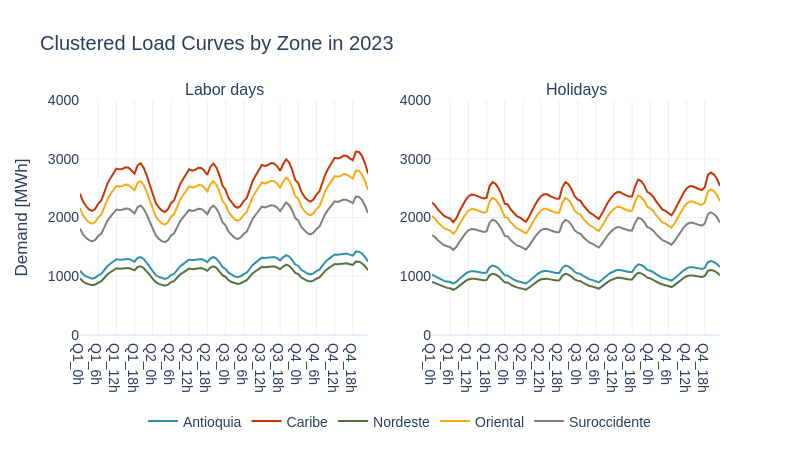

The notebook cell this image was saved under:
### Code cell
sc.loads.plot_clusterized_loads(loads, '2023')

### Figure 1 — Plotly figure (JSON) as saved in the notebook; plotly's stock layout.template omitted (floating-point values rounded to 4 significant figures)
{"data": [{"hovertemplate": "Zone=Antioquia<br>timestamp=%{x}<br>demand_mw=%{y}<extra></extra>", "legendgroup": "Antioquia", "line": {"color": "#3292A9", "dash": "solid"}, "marker": {"symbol": "circle"}, "mode": "lines", "name": "Antioquia", "orientation": "v", "showlegend": true, "type": "scatter", "x": ["Q1_0h", "Q1_1h", "Q1_2h", "Q1_3h", "Q1_4h", "Q1_5h", "Q1_6h", "Q1_7h", "Q1_8h", "Q1_9h", "Q1_10h", "Q1_11h", "Q1_12h", "Q1_13h", "Q1_14h", "Q1_15h", "Q1_16h", "Q1_17h", "Q1_18h", "Q1_19h", "Q1_20h", "Q1_21h", "Q1_22h", "Q1_23h", "Q2_0h", "Q2_1h", "Q2_2h", "Q2_3h", "Q2_4h", "Q2_5h", "Q2_6h", "Q2_7h", "Q2_8h", "Q2_9h", "Q2_10h", "Q2_11h", "Q2_12h", "Q2_13h", "Q2_14h", "Q2_15h", "Q2_16h", "Q2_17h", "Q2_18h", "Q2_19h", "Q2_20h", "Q2_21h", "Q2_22h", "Q2_23h", "Q3_0h", "Q3_1h", "Q3_2h", "Q3_3h", "Q3_4h", "Q3_5h", "Q3_6h", "Q3_7h", "Q3_8h", "Q3_9h", "Q3_10h", "Q3_11h", "Q3_12h", "Q3_13h", "Q3_14h", "Q3_15h", "Q3_16h", "Q3_17h", "Q3_18h", "Q3_19h", "Q3_20h", "Q3_21h", "Q3_22h", "Q3_23h", "Q4_0h", "Q4_1h", "Q4_2h", "Q4_3h", "Q4_4h", "Q4_5h", "Q4_6h", "Q4_7h", "Q4_8h", "Q4_9h", "Q4_10h", "Q4_11h", "Q4_12h", "Q4_13h", "Q4_14h", "Q4_15h", "Q4_16h", "Q4_17h", "Q4_18h", "Q4_19h", "Q4_20h", "Q4_21h", "Q4_22h", "Q4_23h"], "xaxis": "x", "y": [1094.0, 1033.0, 997.3, 972.3, 960.3, 975.1, 1015.0, 1039.0, 1102.0, 1170.0, 1212.0, 1254.0, 1288.0, 1282.0, 1285.0, 1298.0, 1295.0, 1273.0, 1248.0, 1314.0, 1328.0, 1294.0, 1238.0, 1163.0, 1086.0, 1022.0, 987.7, 963.4, 952.4, 972.4, 1021.0, 1041.0, 1103.0, 1166.0, 1207.0, 1250.0, 1283.0, 1273.0, 1279.0, 1294.0, 1293.0, 1273.0, 1240.0, 1301.0, 1327.0, 1297.0, 1237.0, 1157.0, 1125.0, 1060.0, 1024.0, 997.2, 984.7, 1000.0, 1037.0, 1061.0, 1128.0, 1194.0, 1236.0, 1282.0, 1316.0, 1309.0, 1316.0, 1331.0, 1328.0, 1308.0, 1271.0, 1321.0, 1360.0, 1334.0, 1278.0, 1199.0, 1176.0, 1110.0, 1072.0, 1045.0, 1032.0, 1049.0, 1087.0, 1112.0, 1181.0, 1248.0, 1292.0, 1338.0, 1372.0, 1366.0, 1374.0, 1389.0, 1386.0, 1368.0, 1353.0, 1420.0, 1417.0, 1387.0, 1330.0, 1251.0], "yaxis": "y"}, {"hovertemplate": "Zone=Caribe<br>timestamp=%{x}<br>demand_mw=%{y}<extra></extra>", "legendgroup": "Caribe", "line": {"color": "#C53707", "dash": "solid"}, "marker": {"symbol": "circle"}, "mode": "lines", "name": "Caribe", "orientation": "v", "showlegend": true, "type": "scatter", "x": ["Q1_0h", "Q1_1h", "Q1_2h", "Q1_3h", "Q1_4h", "Q1_5h", "Q1_6h", "Q1_7h", "Q1_8h", "Q1_9h", "Q1_10h", "Q1_11h", "Q1_12h", "Q1_13h", "Q1_14h", "Q1_15h", "Q1_16h", "Q1_17h", "Q1_18h", "Q1_19h", "Q1_20h", "Q1_21h", "Q1_22h", "Q1_23h", "Q2_0h", "Q2_1h", "Q2_2h", "Q2_3h", "Q2_4h", "Q2_5h", "Q2_6h", "Q2_7h", "Q2_8h", "Q2_9h", "Q2_10h", "Q2_11h", "Q2_12h", "Q2_13h", "Q2_14h", "Q2_15h", "Q2_16h", "Q2_17h", "Q2_18h", "Q2_19h", "Q2_20h", "Q2_21h", "Q2_22h", "Q2_23h", "Q3_0h", "Q3_1h", "Q3_2h", "Q3_3h", "Q3_4h", "Q3_5h", "Q3_6h", "Q3_7h", "Q3_8h", "Q3_9h", "Q3_10h", "Q3_11h", "Q3_12h", "Q3_13h", "Q3_14h", "Q3_15h", "Q3_16h", "Q3_17h", "Q3_18h", "Q3_19h", "Q3_20h", "Q3_21h", "Q3_22h", "Q3_23h", "Q4_0h", "Q4_1h", "Q4_2h", "Q4_3h", "Q4_4h", "Q4_5h", "Q4_6h", "Q4_7h", "Q4_8h", "Q4_9h", "Q4_10h", "Q4_11h", "Q4_12h", "Q4_13h", "Q4_14h", "Q4_15h", "Q4_16h", "Q4_17h", "Q4_18h", "Q4_19h", "Q4_20h", "Q4_21h", "Q4_22h", "Q4_23h"], "xaxis": "x", "y": [2405.0, 2270.0, 2193.0, 2138.0, 2111.0, 2144.0, 2232.0, 2284.0, 2422.0, 2572.0, 2666.0, 2758.0, 2832.0, 2819.0, 2826.0, 2854.0, 2847.0, 2799.0, 2745.0, 2888.0, 2920.0, 2846.0, 2722.0, 2558.0, 2387.0, 2247.0, 2172.0, 2118.0, 2094.0, 2138.0, 2244.0, 2289.0, 2424.0, 2564.0, 2653.0, 2748.0, 2820.0, 2799.0, 2813.0, 2845.0, 2844.0, 2798.0, 2726.0, 2861.0, 2919.0, 2852.0, 2721.0, 2544.0, 2474.0, 2332.0, 2251.0, 2193.0, 2165.0, 2200.0, 2280.0, 2332.0, 2479.0, 2625.0, 2719.0, 2820.0, 2895.0, 2878.0, 2894.0, 2926.0, 2919.0, 2875.0, 2795.0, 2906.0, 2990.0, 2933.0, 2809.0, 2637.0, 2587.0, 2440.0, 2356.0, 2299.0, 2270.0, 2307.0, 2391.0, 2446.0, 2597.0, 2745.0, 2841.0, 2942.0, 3016.0, 3003.0, 3021.0, 3054.0, 3048.0, 3007.0, 2975.0, 3121.0, 3116.0, 3050.0, 2923.0, 2750.0], "yaxis": "y"}, {"hovertemplate": "Zone=Nordeste<br>timestamp=%{x}<br>demand_mw=%{y}<extra></extra>", "legendgroup": "Nordeste", "line": {"color": "#55733D", "dash": "solid"}, "marker": {"symbol": "circle"}, "mode": "lines", "name": "Nordeste", "orientation": "v", "showlegend": true, "type": "scatter", "x": ["Q1_0h", "Q1_1h", "Q1_2h", "Q1_3h", "Q1_4h", "Q1_5h", "Q1_6h", "Q1_7h", "Q1_8h", "Q1_9h", "Q1_10h", "Q1_11h", "Q1_12h", "Q1_13h", "Q1_14h", "Q1_15h", "Q1_16h", "Q1_17h", "Q1_18h", "Q1_19h", "Q1_20h", "Q1_21h", "Q1_22h", "Q1_23h", "Q2_0h", "Q2_1h", "Q2_2h", "Q2_3h", "Q2_4h", "Q2_5h", "Q2_6h", "Q2_7h", "Q2_8h", "Q2_9h", "Q2_10h", "Q2_11h", "Q2_12h", "Q2_13h", "Q2_14h", "Q2_15h", "Q2_16h", "Q2_17h", "Q2_18h", "Q2_19h", "Q2_20h", "Q2_21h", "Q2_22h", "Q2_23h", "Q3_0h", "Q3_1h", "Q3_2h", "Q3_3h", "Q3_4h", "Q3_5h", "Q3_6h", "Q3_7h", "Q3_8h", "Q3_9h", "Q3_10h", "Q3_11h", "Q3_12h", "Q3_13h", "Q3_14h", "Q3_15h", "Q3_16h", "Q3_17h", "Q3_18h", "Q3_19h", "Q3_20h", "Q3_21h", "Q3_22h", "Q3_23h", "Q4_0h", "Q4_1h", "Q4_2h", "Q4_3h", "Q4_4h", "Q4_5h", "Q4_6h", "Q4_7h", "Q4_8h", "Q4_9h", "Q4_10h", "Q4_11h", "Q4_12h", "Q4_13h", "Q4_14h", "Q4_15h", "Q4_16h", "Q4_17h", "Q4_18h", "Q4_19h", "Q4_20h", "Q4_21h", "Q4_22h", "Q4_23h"], "xaxis": "x", "y": [963.7, 909.7, 878.7, 856.6, 846.0, 859.1, 894.4, 915.3, 970.5, 1031.0, 1068.0, 1105.0, 1135.0, 1130.0, 1132.0, 1143.0, 1141.0, 1122.0, 1100.0, 1157.0, 1170.0, 1141.0, 1091.0, 1025.0, 956.5, 900.4, 870.3, 848.8, 839.1, 856.8, 899.2, 917.3, 971.4, 1028.0, 1063.0, 1101.0, 1130.0, 1121.0, 1127.0, 1140.0, 1140.0, 1121.0, 1092.0, 1146.0, 1170.0, 1143.0, 1090.0, 1020.0, 991.5, 934.3, 901.8, 878.6, 867.6, 881.4, 913.6, 934.4, 993.5, 1052.0, 1089.0, 1130.0, 1160.0, 1153.0, 1160.0, 1172.0, 1170.0, 1152.0, 1120.0, 1164.0, 1198.0, 1175.0, 1126.0, 1057.0, 1036.0, 977.6, 944.2, 921.0, 909.7, 924.5, 957.9, 980.0, 1041.0, 1100.0, 1138.0, 1179.0, 1208.0, 1203.0, 1210.0, 1224.0, 1221.0, 1205.0, 1192.0, 1251.0, 1249.0, 1222.0, 1171.0, 1102.0], "yaxis": "y"}, {"hovertemplate": "Zone=Oriental<br>timestamp=%{x}<br>demand_mw=%{y}<extra></extra>", "legendgroup": "Oriental", "line": {"color": "#F7AB17", "dash": "solid"}, "marker": {"symbol": "circle"}, "mode": "lines", "name": "Oriental", "orientation": "v", "showlegend": true, "type": "scatter", "x": ["Q1_0h", "Q1_1h", "Q1_2h", "Q1_3h", "Q1_4h", "Q1_5h", "Q1_6h", "Q1_7h", "Q1_8h", "Q1_9h", "Q1_10h", "Q1_11h", "Q1_12h", "Q1_13h", "Q1_14h", "Q1_15h", "Q1_16h", "Q1_17h", "Q1_18h", "Q1_19h", "Q1_20h", "Q1_21h", "Q1_22h", "Q1_23h", "Q2_0h", "Q2_1h", "Q2_2h", "Q2_3h", "Q2_4h", "Q2_5h", "Q2_6h", "Q2_7h", "Q2_8h", "Q2_9h", "Q2_10h", "Q2_11h", "Q2_12h", "Q2_13h", "Q2_14h", "Q2_15h", "Q2_16h", "Q2_17h", "Q2_18h", "Q2_19h", "Q2_20h", "Q2_21h", "Q2_22h", "Q2_23h", "Q3_0h", "Q3_1h", "Q3_2h", "Q3_3h", "Q3_4h", "Q3_5h", "Q3_6h", "Q3_7h", "Q3_8h", "Q3_9h", "Q3_10h", "Q3_11h", "Q3_12h", "Q3_13h", "Q3_14h", "Q3_15h", "Q3_16h", "Q3_17h", "Q3_18h", "Q3_19h", "Q3_20h", "Q3_21h", "Q3_22h", "Q3_23h", "Q4_0h", "Q4_1h", "Q4_2h", "Q4_3h", "Q4_4h", "Q4_5h", "Q4_6h", "Q4_7h", "Q4_8h", "Q4_9h", "Q4_10h", "Q4_11h", "Q4_12h", "Q4_13h", "Q4_14h", "Q4_15h", "Q4_16h", "Q4_17h", "Q4_18h", "Q4_19h", "Q4_20h", "Q4_21h", "Q4_22h", "Q4_23h"], "xaxis": "x", "y": [2157.0, 2036.0, 1967.0, 1917.0, 1894.0, 1923.0, 2002.0, 2049.0, 2172.0, 2307.0, 2391.0, 2474.0, 2540.0, 2529.0, 2534.0, 2559.0, 2554.0, 2511.0, 2462.0, 2590.0, 2619.0, 2553.0, 2442.0, 2294.0, 2141.0, 2015.0, 1948.0, 1900.0, 1878.0, 1918.0, 2012.0, 2053.0, 2174.0, 2300.0, 2379.0, 2465.0, 2529.0, 2510.0, 2523.0, 2552.0, 2551.0, 2510.0, 2445.0, 2566.0, 2618.0, 2558.0, 2440.0, 2282.0, 2219.0, 2091.0, 2018.0, 1966.0, 1942.0, 1973.0, 2045.0, 2091.0, 2224.0, 2354.0, 2438.0, 2529.0, 2596.0, 2581.0, 2595.0, 2624.0, 2618.0, 2579.0, 2506.0, 2606.0, 2681.0, 2631.0, 2519.0, 2365.0, 2320.0, 2188.0, 2113.0, 2061.0, 2036.0, 2069.0, 2144.0, 2193.0, 2329.0, 2461.0, 2548.0, 2638.0, 2705.0, 2693.0, 2709.0, 2739.0, 2733.0, 2697.0, 2668.0, 2799.0, 2795.0, 2735.0, 2622.0, 2466.0], "yaxis": "y"}, {"hovertemplate": "Zone=Suroccidente<br>timestamp=%{x}<br>demand_mw=%{y}<extra></extra>", "legendgroup": "Suroccidente", "line": {"color": "#808080", "dash": "solid"}, "marker": {"symbol": "circle"}, "mode": "lines", "name": "Suroccidente", "orientation": "v", "showlegend": true, "type": "scatter", "x": ["Q1_0h", "Q1_1h", "Q1_2h", "Q1_3h", "Q1_4h", "Q1_5h", "Q1_6h", "Q1_7h", "Q1_8h", "Q1_9h", "Q1_10h", "Q1_11h", "Q1_12h", "Q1_13h", "Q1_14h", "Q1_15h", "Q1_16h", "Q1_17h", "Q1_18h", "Q1_19h", "Q1_20h", "Q1_21h", "Q1_22h", "Q1_23h", "Q2_0h", "Q2_1h", "Q2_2h", "Q2_3h", "Q2_4h", "Q2_5h", "Q2_6h", "Q2_7h", "Q2_8h", "Q2_9h", "Q2_10h", "Q2_11h", "Q2_12h", "Q2_13h", "Q2_14h", "Q2_15h", "Q2_16h", "Q2_17h", "Q2_18h", "Q2_19h", "Q2_20h", "Q2_21h", "Q2_22h", "Q2_23h", "Q3_0h", "Q3_1h", "Q3_2h", "Q3_3h", "Q3_4h", "Q3_5h", "Q3_6h", "Q3_7h", "Q3_8h", "Q3_9h", "Q3_10h", "Q3_11h", "Q3_12h", "Q3_13h", "Q3_14h", "Q3_15h", "Q3_16h", "Q3_17h", "Q3_18h", "Q3_19h", "Q3_20h", "Q3_21h", "Q3_22h", "Q3_23h", "Q4_0h", "Q4_1h", "Q4_2h", "Q4_3h", "Q4_4h", "Q4_5h", "Q4_6h", "Q4_7h", "Q4_8h", "Q4_9h", "Q4_10h", "Q4_11h", "Q4_12h", "Q4_13h", "Q4_14h", "Q4_15h", "Q4_16h", "Q4_17h", "Q4_18h", "Q4_19h", "Q4_20h", "Q4_21h", "Q4_22h", "Q4_23h"], "xaxis": "x", "y": [1815.0, 1713.0, 1654.0, 1613.0, 1593.0, 1618.0, 1684.0, 1723.0, 1827.0, 1941.0, 2011.0, 2081.0, 2137.0, 2127.0, 2132.0, 2153.0, 2148.0, 2112.0, 2071.0, 2179.0, 2203.0, 2148.0, 2054.0, 1930.0, 1801.0, 1695.0, 1639.0, 1598.0, 1580.0, 1613.0, 1693.0, 1727.0, 1829.0, 1935.0, 2002.0, 2074.0, 2128.0, 2111.0, 2122.0, 2147.0, 2146.0, 2111.0, 2057.0, 2158.0, 2202.0, 2152.0, 2053.0, 1920.0, 1867.0, 1759.0, 1698.0, 1654.0, 1634.0, 1660.0, 1720.0, 1759.0, 1871.0, 1981.0, 2051.0, 2127.0, 2184.0, 2172.0, 2183.0, 2208.0, 2202.0, 2169.0, 2109.0, 2192.0, 2256.0, 2213.0, 2119.0, 1990.0, 1952.0, 1841.0, 1778.0, 1734.0, 1713.0, 1741.0, 1804.0, 1845.0, 1959.0, 2071.0, 2143.0, 2220.0, 2275.0, 2266.0, 2279.0, 2304.0, 2299.0, 2269.0, 2245.0, 2355.0, 2351.0, 2301.0, 2206.0, 2075.0], "yaxis": "y"}, {"hovertemplate": "Zone=Antioquia<br>timestamp=%{x}<br>demand_mw=%{y}<extra></extra>", "legendgroup": "Antioquia", "line": {"color": "#3292A9", "dash": "solid"}, "marker": {"symbol": "circle"}, "mode": "lines", "name": "Antioquia", "orientation": "v", "showlegend": false, "type": "scatter", "x": ["Q1_0h", "Q1_1h", "Q1_2h", "Q1_3h", "Q1_4h", "Q1_5h", "Q1_6h", "Q1_7h", "Q1_8h", "Q1_9h", "Q1_10h", "Q1_11h", "Q1_12h", "Q1_13h", "Q1_14h", "Q1_15h", "Q1_16h", "Q1_17h", "Q1_18h", "Q1_19h", "Q1_20h", "Q1_21h", "Q1_22h", "Q1_23h", "Q2_0h", "Q2_1h", "Q2_2h", "Q2_3h", "Q2_4h", "Q2_5h", "Q2_6h", "Q2_7h", "Q2_8h", "Q2_9h", "Q2_10h", "Q2_11h", "Q2_12h", "Q2_13h", "Q2_14h", "Q2_15h", "Q2_16h", "Q2_17h", "Q2_18h", "Q2_19h", "Q2_20h", "Q2_21h", "Q2_22h", "Q2_23h", "Q3_0h", "Q3_1h", "Q3_2h", "Q3_3h", "Q3_4h", "Q3_5h", "Q3_6h", "Q3_7h", "Q3_8h", "Q3_9h", "Q3_10h", "Q3_11h", "Q3_12h", "Q3_13h", "Q3_14h", "Q3_15h", "Q3_16h", "Q3_17h", "Q3_18h", "Q3_19h", "Q3_20h", "Q3_21h", "Q3_22h", "Q3_23h", "Q4_0h", "Q4_1h", "Q4_2h", "Q4_3h", "Q4_4h", "Q4_5h", "Q4_6h", "Q4_7h", "Q4_8h", "Q4_9h", "Q4_10h", "Q4_11h", "Q4_12h", "Q4_13h", "Q4_14h", "Q4_15h", "Q4_16h", "Q4_17h", "Q4_18h", "Q4_19h", "Q4_20h", "Q4_21h", "Q4_22h", "Q4_23h"], "xaxis": "x2", "y": [1027.0, 1003.0, 969.7, 942.3, 921.5, 910.3, 901.5, 873.7, 902.4, 954.2, 1002.0, 1040.0, 1073.0, 1087.0, 1085.0, 1074.0, 1065.0, 1056.0, 1062.0, 1153.0, 1184.0, 1169.0, 1134.0, 1083.0, 1017.0, 1011.0, 971.3, 940.9, 919.3, 908.9, 895.4, 876.3, 914.1, 963.1, 1008.0, 1046.0, 1076.0, 1089.0, 1089.0, 1074.0, 1063.0, 1054.0, 1056.0, 1143.0, 1182.0, 1168.0, 1130.0, 1076.0, 1050.0, 1038.0, 1000.0, 970.0, 947.0, 934.4, 919.2, 897.5, 935.7, 984.1, 1026.0, 1060.0, 1088.0, 1105.0, 1106.0, 1092.0, 1081.0, 1071.0, 1073.0, 1151.0, 1203.0, 1191.0, 1160.0, 1108.0, 1093.0, 1071.0, 1032.0, 1000.0, 972.5, 960.6, 946.0, 926.1, 963.8, 1014.0, 1060.0, 1101.0, 1135.0, 1151.0, 1151.0, 1138.0, 1130.0, 1122.0, 1143.0, 1239.0, 1257.0, 1242.0, 1208.0, 1155.0], "yaxis": "y2"}, {"hovertemplate": "Zone=Caribe<br>timestamp=%{x}<br>demand_mw=%{y}<extra></extra>", "legendgroup": "Caribe", "line": {"color": "#C53707", "dash": "solid"}, "marker": {"symbol": "circle"}, "mode": "lines", "name": "Caribe", "orientation": "v", "showlegend": false, "type": "scatter", "x": ["Q1_0h", "Q1_1h", "Q1_2h", "Q1_3h", "Q1_4h", "Q1_5h", "Q1_6h", "Q1_7h", "Q1_8h", "Q1_9h", "Q1_10h", "Q1_11h", "Q1_12h", "Q1_13h", "Q1_14h", "Q1_15h", "Q1_16h", "Q1_17h", "Q1_18h", "Q1_19h", "Q1_20h", "Q1_21h", "Q1_22h", "Q1_23h", "Q2_0h", "Q2_1h", "Q2_2h", "Q2_3h", "Q2_4h", "Q2_5h", "Q2_6h", "Q2_7h", "Q2_8h", "Q2_9h", "Q2_10h", "Q2_11h", "Q2_12h", "Q2_13h", "Q2_14h", "Q2_15h", "Q2_16h", "Q2_17h", "Q2_18h", "Q2_19h", "Q2_20h", "Q2_21h", "Q2_22h", "Q2_23h", "Q3_0h", "Q3_1h", "Q3_2h", "Q3_3h", "Q3_4h", "Q3_5h", "Q3_6h", "Q3_7h", "Q3_8h", "Q3_9h", "Q3_10h", "Q3_11h", "Q3_12h", "Q3_13h", "Q3_14h", "Q3_15h", "Q3_16h", "Q3_17h", "Q3_18h", "Q3_19h", "Q3_20h", "Q3_21h", "Q3_22h", "Q3_23h", "Q4_0h", "Q4_1h", "Q4_2h", "Q4_3h", "Q4_4h", "Q4_5h", "Q4_6h", "Q4_7h", "Q4_8h", "Q4_9h", "Q4_10h", "Q4_11h", "Q4_12h", "Q4_13h", "Q4_14h", "Q4_15h", "Q4_16h", "Q4_17h", "Q4_18h", "Q4_19h", "Q4_20h", "Q4_21h", "Q4_22h", "Q4_23h"], "xaxis": "x2", "y": [2257.0, 2206.0, 2132.0, 2072.0, 2026.0, 2002.0, 1982.0, 1921.0, 1984.0, 2098.0, 2203.0, 2288.0, 2359.0, 2390.0, 2385.0, 2361.0, 2341.0, 2322.0, 2335.0, 2535.0, 2603.0, 2570.0, 2493.0, 2382.0, 2236.0, 2223.0, 2136.0, 2069.0, 2021.0, 1999.0, 1969.0, 1927.0, 2010.0, 2118.0, 2217.0, 2299.0, 2366.0, 2395.0, 2394.0, 2362.0, 2338.0, 2318.0, 2323.0, 2514.0, 2600.0, 2568.0, 2484.0, 2365.0, 2309.0, 2283.0, 2200.0, 2133.0, 2082.0, 2054.0, 2021.0, 1973.0, 2058.0, 2164.0, 2255.0, 2330.0, 2393.0, 2430.0, 2432.0, 2402.0, 2376.0, 2356.0, 2359.0, 2531.0, 2645.0, 2619.0, 2550.0, 2436.0, 2404.0, 2354.0, 2270.0, 2200.0, 2138.0, 2112.0, 2080.0, 2036.0, 2119.0, 2230.0, 2331.0, 2422.0, 2496.0, 2532.0, 2531.0, 2503.0, 2485.0, 2468.0, 2514.0, 2725.0, 2765.0, 2731.0, 2656.0, 2539.0], "yaxis": "y2"}, {"hovertemplate": "Zone=Nordeste<br>timestamp=%{x}<br>demand_mw=%{y}<extra></extra>", "legendgroup": "Nordeste", "line": {"color": "#55733D", "dash": "solid"}, "marker": {"symbol": "circle"}, "mode": "lines", "name": "Nordeste", "orientation": "v", "showlegend": false, "type": "scatter", "x": ["Q1_0h", "Q1_1h", "Q1_2h", "Q1_3h", "Q1_4h", "Q1_5h", "Q1_6h", "Q1_7h", "Q1_8h", "Q1_9h", "Q1_10h", "Q1_11h", "Q1_12h", "Q1_13h", "Q1_14h", "Q1_15h", "Q1_16h", "Q1_17h", "Q1_18h", "Q1_19h", "Q1_20h", "Q1_21h", "Q1_22h", "Q1_23h", "Q2_0h", "Q2_1h", "Q2_2h", "Q2_3h", "Q2_4h", "Q2_5h", "Q2_6h", "Q2_7h", "Q2_8h", "Q2_9h", "Q2_10h", "Q2_11h", "Q2_12h", "Q2_13h", "Q2_14h", "Q2_15h", "Q2_16h", "Q2_17h", "Q2_18h", "Q2_19h", "Q2_20h", "Q2_21h", "Q2_22h", "Q2_23h", "Q3_0h", "Q3_1h", "Q3_2h", "Q3_3h", "Q3_4h", "Q3_5h", "Q3_6h", "Q3_7h", "Q3_8h", "Q3_9h", "Q3_10h", "Q3_11h", "Q3_12h", "Q3_13h", "Q3_14h", "Q3_15h", "Q3_16h", "Q3_17h", "Q3_18h", "Q3_19h", "Q3_20h", "Q3_21h", "Q3_22h", "Q3_23h", "Q4_0h", "Q4_1h", "Q4_2h", "Q4_3h", "Q4_4h", "Q4_5h", "Q4_6h", "Q4_7h", "Q4_8h", "Q4_9h", "Q4_10h", "Q4_11h", "Q4_12h", "Q4_13h", "Q4_14h", "Q4_15h", "Q4_16h", "Q4_17h", "Q4_18h", "Q4_19h", "Q4_20h", "Q4_21h", "Q4_22h", "Q4_23h"], "xaxis": "x2", "y": [904.5, 883.7, 854.4, 830.2, 811.9, 802.1, 794.3, 769.8, 795.0, 840.7, 882.8, 916.7, 945.3, 957.6, 955.8, 946.2, 937.9, 930.5, 935.6, 1016.0, 1043.0, 1030.0, 999.0, 954.4, 895.8, 890.7, 855.8, 829.0, 810.0, 800.8, 788.9, 772.1, 805.4, 848.6, 888.5, 921.2, 948.1, 959.9, 959.2, 946.6, 936.8, 928.9, 930.7, 1007.0, 1042.0, 1029.0, 995.5, 947.9, 925.4, 914.9, 881.5, 854.6, 834.4, 823.2, 809.9, 790.7, 824.4, 867.0, 903.6, 933.6, 958.8, 973.5, 974.5, 962.6, 952.0, 944.1, 945.1, 1014.0, 1060.0, 1050.0, 1022.0, 976.0, 963.3, 943.2, 909.6, 881.5, 856.9, 846.4, 833.5, 815.9, 849.2, 893.5, 934.0, 970.3, 1000.0, 1014.0, 1014.0, 1003.0, 995.8, 988.8, 1007.0, 1092.0, 1108.0, 1094.0, 1064.0, 1017.0], "yaxis": "y2"}, {"hovertemplate": "Zone=Oriental<br>timestamp=%{x}<br>demand_mw=%{y}<extra></extra>", "legendgroup": "Oriental", "line": {"color": "#F7AB17", "dash": "solid"}, "marker": {"symbol": "circle"}, "mode": "lines", "name": "Oriental", "orientation": "v", "showlegend": false, "type": "scatter", "x": ["Q1_0h", "Q1_1h", "Q1_2h", "Q1_3h", "Q1_4h", "Q1_5h", "Q1_6h", "Q1_7h", "Q1_8h", "Q1_9h", "Q1_10h", "Q1_11h", "Q1_12h", "Q1_13h", "Q1_14h", "Q1_15h", "Q1_16h", "Q1_17h", "Q1_18h", "Q1_19h", "Q1_20h", "Q1_21h", "Q1_22h", "Q1_23h", "Q2_0h", "Q2_1h", "Q2_2h", "Q2_3h", "Q2_4h", "Q2_5h", "Q2_6h", "Q2_7h", "Q2_8h", "Q2_9h", "Q2_10h", "Q2_11h", "Q2_12h", "Q2_13h", "Q2_14h", "Q2_15h", "Q2_16h", "Q2_17h", "Q2_18h", "Q2_19h", "Q2_20h", "Q2_21h", "Q2_22h", "Q2_23h", "Q3_0h", "Q3_1h", "Q3_2h", "Q3_3h", "Q3_4h", "Q3_5h", "Q3_6h", "Q3_7h", "Q3_8h", "Q3_9h", "Q3_10h", "Q3_11h", "Q3_12h", "Q3_13h", "Q3_14h", "Q3_15h", "Q3_16h", "Q3_17h", "Q3_18h", "Q3_19h", "Q3_20h", "Q3_21h", "Q3_22h", "Q3_23h", "Q4_0h", "Q4_1h", "Q4_2h", "Q4_3h", "Q4_4h", "Q4_5h", "Q4_6h", "Q4_7h", "Q4_8h", "Q4_9h", "Q4_10h", "Q4_11h", "Q4_12h", "Q4_13h", "Q4_14h", "Q4_15h", "Q4_16h", "Q4_17h", "Q4_18h", "Q4_19h", "Q4_20h", "Q4_21h", "Q4_22h", "Q4_23h"], "xaxis": "x2", "y": [2024.0, 1978.0, 1912.0, 1858.0, 1817.0, 1795.0, 1778.0, 1723.0, 1779.0, 1882.0, 1976.0, 2052.0, 2116.0, 2143.0, 2139.0, 2118.0, 2099.0, 2083.0, 2094.0, 2273.0, 2334.0, 2305.0, 2236.0, 2136.0, 2005.0, 1993.0, 1915.0, 1855.0, 1813.0, 1792.0, 1766.0, 1728.0, 1802.0, 1899.0, 1989.0, 2062.0, 2122.0, 2148.0, 2147.0, 2119.0, 2097.0, 2079.0, 2083.0, 2255.0, 2332.0, 2303.0, 2228.0, 2121.0, 2071.0, 2048.0, 1973.0, 1913.0, 1867.0, 1843.0, 1813.0, 1770.0, 1845.0, 1941.0, 2022.0, 2090.0, 2146.0, 2179.0, 2181.0, 2154.0, 2131.0, 2113.0, 2115.0, 2270.0, 2372.0, 2349.0, 2287.0, 2184.0, 2156.0, 2111.0, 2036.0, 1973.0, 1918.0, 1894.0, 1865.0, 1826.0, 1901.0, 2000.0, 2090.0, 2172.0, 2238.0, 2270.0, 2270.0, 2245.0, 2229.0, 2213.0, 2255.0, 2444.0, 2479.0, 2449.0, 2382.0, 2277.0], "yaxis": "y2"}, {"hovertemplate": "Zone=Suroccidente<br>timestamp=%{x}<br>demand_mw=%{y}<extra></extra>", "legendgroup": "Suroccidente", "line": {"color": "#808080", "dash": "solid"}, "marker": {"symbol": "circle"}, "mode": "lines", "name": "Suroccidente", "orientation": "v", "showlegend": false, "type": "scatter", "x": ["Q1_0h", "Q1_1h", "Q1_2h", "Q1_3h", "Q1_4h", "Q1_5h", "Q1_6h", "Q1_7h", "Q1_8h", "Q1_9h", "Q1_10h", "Q1_11h", "Q1_12h", "Q1_13h", "Q1_14h", "Q1_15h", "Q1_16h", "Q1_17h", "Q1_18h", "Q1_19h", "Q1_20h", "Q1_21h", "Q1_22h", "Q1_23h", "Q2_0h", "Q2_1h", "Q2_2h", "Q2_3h", "Q2_4h", "Q2_5h", "Q2_6h", "Q2_7h", "Q2_8h", "Q2_9h", "Q2_10h", "Q2_11h", "Q2_12h", "Q2_13h", "Q2_14h", "Q2_15h", "Q2_16h", "Q2_17h", "Q2_18h", "Q2_19h", "Q2_20h", "Q2_21h", "Q2_22h", "Q2_23h", "Q3_0h", "Q3_1h", "Q3_2h", "Q3_3h", "Q3_4h", "Q3_5h", "Q3_6h", "Q3_7h", "Q3_8h", "Q3_9h", "Q3_10h", "Q3_11h", "Q3_12h", "Q3_13h", "Q3_14h", "Q3_15h", "Q3_16h", "Q3_17h", "Q3_18h", "Q3_19h", "Q3_20h", "Q3_21h", "Q3_22h", "Q3_23h", "Q4_0h", "Q4_1h", "Q4_2h", "Q4_3h", "Q4_4h", "Q4_5h", "Q4_6h", "Q4_7h", "Q4_8h", "Q4_9h", "Q4_10h", "Q4_11h", "Q4_12h", "Q4_13h", "Q4_14h", "Q4_15h", "Q4_16h", "Q4_17h", "Q4_18h", "Q4_19h", "Q4_20h", "Q4_21h", "Q4_22h", "Q4_23h"], "xaxis": "x2", "y": [1703.0, 1664.0, 1609.0, 1563.0, 1529.0, 1510.0, 1496.0, 1449.0, 1497.0, 1583.0, 1662.0, 1726.0, 1780.0, 1803.0, 1800.0, 1782.0, 1766.0, 1752.0, 1762.0, 1913.0, 1964.0, 1939.0, 1881.0, 1797.0, 1687.0, 1677.0, 1611.0, 1561.0, 1525.0, 1508.0, 1485.0, 1454.0, 1516.0, 1598.0, 1673.0, 1735.0, 1785.0, 1807.0, 1806.0, 1782.0, 1764.0, 1749.0, 1752.0, 1897.0, 1962.0, 1937.0, 1875.0, 1785.0, 1743.0, 1723.0, 1660.0, 1609.0, 1571.0, 1550.0, 1525.0, 1489.0, 1552.0, 1633.0, 1701.0, 1758.0, 1805.0, 1833.0, 1835.0, 1812.0, 1793.0, 1778.0, 1780.0, 1910.0, 1996.0, 1976.0, 1924.0, 1838.0, 1814.0, 1776.0, 1713.0, 1660.0, 1613.0, 1594.0, 1569.0, 1536.0, 1599.0, 1682.0, 1759.0, 1827.0, 1883.0, 1910.0, 1910.0, 1888.0, 1875.0, 1862.0, 1897.0, 2056.0, 2086.0, 2060.0, 2004.0, 1915.0], "yaxis": "y2"}], "layout": {"annotations": [{"font": {"size": 16}, "showarrow": false, "text": "Labor days", "x": 0.225, "xanchor": "center", "xref": "paper", "y": 1, "yanchor": "bottom", "yref": "paper"}, {"font": {"size": 16}, "showarrow": false, "text": "Holidays", "x": 0.775, "xanchor": "center", "xref": "paper", "y": 1, "yanchor": "bottom", "yref": "paper"}], "font": {"family": "Arial", "size": 14}, "height": 450, "legend": {"orientation": "h", "x": 0.5, "xanchor": "center", "y": -0.3}, "title": {"text": "Clustered Load Curves by Zone in 2023"}, "width": 800, "xaxis": {"anchor": "y", "domain": [0, 0.45], "dtick": 6}, "xaxis2": {"anchor": "y2", "domain": [0.55, 1], "dtick": 6}, "yaxis": {"anchor": "x", "domain": [0, 1], "range": [0, 4000], "title": {"text": "Demand [MWh]"}}, "yaxis2": {"anchor": "x2", "domain": [0, 1], "range": [0, 4000]}}}
